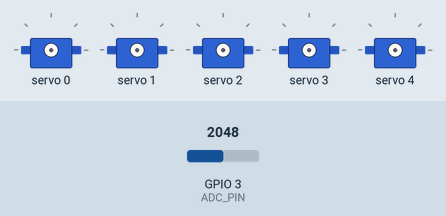
Bench run of a sketch on a simulated ESP32-C3. Shown: 5 × servo. Inputs (shaded band) come from the test bench; at power-on: GPIO 3 (ADC_PIN) = 2048. What the sketch prints to the serial monitor is not drawn.

Above: at 0.0 s.
Timing chart, 0 to 6.7 s (numbered marks = the images above):
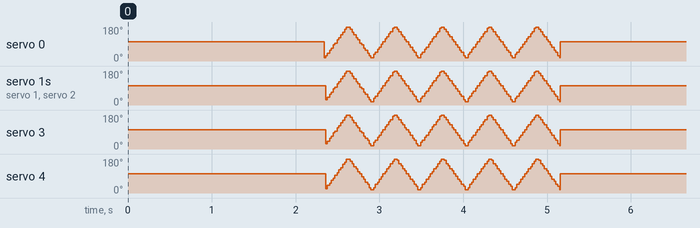

The sketch:

power_dip_test.ino
```cpp
/*
 * 电源跌落测量 —— 用 ESP32 自己的 ADC 当"慢速示波器"
 *
 * 用途：
 *   五路舵机同时启动时，5V 轨会被瞬间拉低。没有示波器时，
 *   用分压电阻把 5V 轨引到 ADC 引脚，以几千 Hz 的速度连续采样，
 *   记录最低电压和低于阈值的持续时间。
 *
 * 接线（务必确认，接错会烧引脚）：
 *
 *   5V 轨 ──[ R_TOP ]──┬──[ R_BOTTOM ]── GND
 *                      │
 *                      └── GPIO3 (ADC_PIN)
 *
 *   1) 分压是必须的：ESP32-C3 的 ADC 输入不得超过 3.3V。
 *      两个 10kΩ 等值电阻分压后，5V 变 2.5V，安全。
 *   2) 5V 轨可以是舵机电源，也可以是开发板 5V 引脚，取决于你要查哪一段。
 *   3) **ESP32 的 GND 必须和舵机电源的 GND 接在一起**，否则读数无意义。
 *   4) 电阻不必是 10k，等值即可；比值改了请同步修改 R_TOP_K / R_BOTTOM_K。
 *
 * 输出示例：
 *   [BASE] 5.02 V
 *   [STRESS] min 3.41 V  max 5.11 V
 *   [DIP] 低于 4.51 V 的样本 1203 个 / 总 48213 个，约 2.5%
 *   [AFTER] 5.01 V
 *
 * 注意：ESP32 的 ADC 绝对精度约 ±30~50 mV，但本次要的是"掉了多少"这个相对量，
 *      精度足够。若读数整体偏移，先用万用表核对一次分压比。
 */

#include <Wire.h>
#include <Adafruit_PWMServoDriver.h>

// ==================== 需要你确认的配置 ====================
#define ADC_PIN        3        // 分压中点接到哪个引脚（GPIO3 = ADC1_CH3）
#define R_TOP_K        10.0     // 上臂电阻（接 5V 那一侧），单位 kΩ
#define R_BOTTOM_K     10.0     // 下臂电阻（接 GND 那一侧），单位 kΩ
// =========================================================

#define PCA9685_ADDR   0x40
#define SDA_PIN        8
#define SCL_PIN        9

#define N_CH           5
#define PULSE_MIN      150      // 0°  对应的计数值（与主固件一致，按实物标定）
#define PULSE_MAX      500      // 180°对应的计数值

#define SWEEP_REPS     5        // 来回扫动次数
#define STEP_DEG       6        // 每步转 6°，共 30 步走完 180°
#define SAMPLES_PER_STEP 40     // 每一步采样多少次
#define HEARTBEAT_MS   500

Adafruit_PWMServoDriver pwm = Adafruit_PWMServoDriver(PCA9685_ADDR);

float   g_ratio = 1.0f;         // (Rtop + Rbot) / Rbot
uint32_t g_threshMv = 0;        // 低于这个值算一次跌落（基线的 90%）

uint32_t g_samples = 0;
uint32_t g_minMv = 0xFFFFFFFF;
uint32_t g_maxMv = 0;
uint32_t g_dipCount = 0;
uint32_t g_lastBeat = 0;

// ---------- 工具 ----------
uint32_t readRailMv() {
  uint32_t mvAtPin = analogReadMilliVolts(ADC_PIN);
  return (uint32_t)(mvAtPin * g_ratio + 0.5f);
}

int degToPulse(int deg) {
  return PULSE_MIN + (int)((PULSE_MAX - PULSE_MIN) * (long)deg / 180);
}

void setAllServos(int deg) {
  uint16_t off = (uint16_t)degToPulse(deg);
  for (int ch = 0; ch < N_CH; ch++) {
    pwm.setPWM(ch, 0, off);
  }
}

void sampleRail() {
  uint32_t mv = readRailMv();
  g_samples++;
  if (mv < g_minMv) g_minMv = mv;
  if (mv > g_maxMv) g_maxMv = mv;
  if (mv < g_threshMv) g_dipCount++;
}

void heartbeat() {
  if (millis() - g_lastBeat < HEARTBEAT_MS) return;
  g_lastBeat = millis();
  Serial.printf("[HB] n=%lu  now=%lu mV  min=%lu mV\n",
                (unsigned long)g_samples,
                (unsigned long)readRailMv(),
                (unsigned long)g_minMv);
}

// ---------- 主流程 ----------
void setup() {
  Serial.begin(115200);
  delay(1000);
  Serial.println("\n=== Power Rail Monitor ===");

  g_ratio = (R_TOP_K + R_BOTTOM_K) / R_BOTTOM_K;
  Serial.printf("divider: %.0fk / %.0fk  ratio = %.3f\n", R_TOP_K, R_BOTTOM_K, g_ratio);

  analogSetAttenuation(ADC_11db);
  pinMode(ADC_PIN, INPUT);

  Wire.begin(SDA_PIN, SCL_PIN);
  Wire.setClock(400000);
  pwm.begin();
  pwm.setPWMFreq(50);
  delay(100);

  // 基线：所有舵机静止
  setAllServos(90);
  delay(600);

  uint32_t sum = 0;
  const int N = 300;
  for (int i = 0; i < N; i++) {
    sum += readRailMv();
    delay(2);
  }
  uint32_t base = sum / N;
  g_threshMv = base * 90 / 100;      // 低于基线 10% 视为跌落
  Serial.printf("[BASE] %lu.%02lu V    threshold = %lu mV\n",
                (unsigned long)(base / 1000), (unsigned long)((base % 1000) / 10),
                (unsigned long)g_threshMv);

  Serial.printf("[RUN] %d reps x 2 sweeps, %d samples/step ...\n", SWEEP_REPS, SAMPLES_PER_STEP);
  uint32_t tStart = millis();

  for (int rep = 0; rep < SWEEP_REPS; rep++) {
    for (int deg = 0; deg <= 180; deg += STEP_DEG) {
      setAllServos(deg);
      for (int k = 0; k < SAMPLES_PER_STEP; k++) { sampleRail(); heartbeat(); }
    }
    for (int deg = 180; deg >= 0; deg -= STEP_DEG) {
      setAllServos(deg);
      for (int k = 0; k < SAMPLES_PER_STEP; k++) { sampleRail(); heartbeat(); }
    }
  }

  uint32_t elapsed = millis() - tStart;

  setAllServos(90);
  delay(500);

  uint32_t after = readRailMv();

  Serial.println("---- RESULT ----");
  Serial.printf("[STRESS] min %lu.%02lu V   max %lu.%02lu V\n",
                (unsigned long)(g_minMv / 1000), (unsigned long)((g_minMv % 1000) / 10),
                (unsigned long)(g_maxMv / 1000), (unsigned long)((g_maxMv % 1000) / 10));
  Serial.printf("[DIP] below %lu mV: %lu / %lu samples (%.1f%%), in %lu ms\n",
                (unsigned long)g_threshMv,
                (unsigned long)g_dipCount, (unsigned long)g_samples,
                100.0f * g_dipCount / (g_samples ? g_samples : 1),
                (unsigned long)elapsed);
  Serial.printf("[AFTER] %lu.%02lu V\n",
                (unsigned long)(after / 1000), (unsigned long)((after % 1000) / 10));

  uint32_t drop = base > g_minMv ? base - g_minMv : 0;
  Serial.printf("[DROP] %lu mV (%.1f%% of baseline)\n",
                (unsigned long)drop, 100.0f * drop / (base ? base : 1));

  if (g_minMv < 3000) {
    Serial.println("[WARN] below 3.0 V — ESP32 brownout risk, power supply is insufficient");
  } else if (drop > 500) {
    Serial.println("[WARN] drop > 0.5 V — wiring/reservoir cap needs improvement");
  } else {
    Serial.println("[OK] rail is stable");
  }
  Serial.println("=================");
}

void loop() {
  // 一次性测试，loop 留空
}
```
